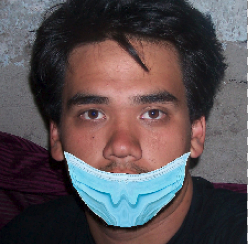
#> input picture testSkripsi/testing/image/im.png, 248 x 244 px, found by its file name
$ python skinDetect.py
#> lines starting #> are read from the running program, lines starting #| are printed output that depends on the picture; after the words box and inside, x2 and y2 are one past the last pixel; in counts of white or black regions, pixels touching at a corner belong together
# Required modules
import cv2
import numpy as np
import matplotlib.pyplot as plt

min_YCrCb = np.array([0, 133, 77], np.uint8)
max_YCrCb = np.array([235, 173, 127], np.uint8)

# Get pointer to video frames from primary device
image = cv2.imread("/home/pandu/Documents/eksperimen/testSkripsi/testing/image/im.png")
#> image is the input picture: shape (244, 248, 3); mean B, G, R 81.7, 78.8, 87.9
imageYCrCb = cv2.cvtColor(image, cv2.COLOR_BGR2YCR_CB)
#> imageYCrCb: shape (244, 248, 3); mean of channels 0, 1, 2 81.9, 132.3, 127.9
skinRegionYCrCb = cv2.inRange(imageYCrCb, min_YCrCb, max_YCrCb)
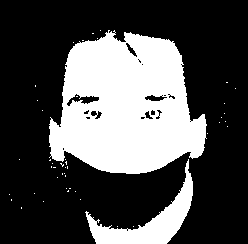
#> skinRegionYCrCb: shape (244, 248); 31% white; 46 white regions (44 under 20 px), largest, box (x1, y1, x2, y2) and area: (49, 30, 207, 174) 16169, (85, 159, 193, 244) 2530
skinYCrCb = cv2.bitwise_and(image, image, mask=skinRegionYCrCb)
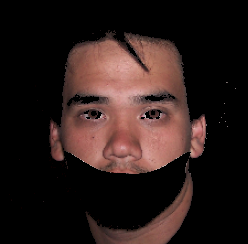
#> skinYCrCb: shape (244, 248, 3); mean B, G, R 26.1, 28.6, 43.1

cv2.imshow("image", image)
cv2.imshow("imageYCrCb", imageYCrCb)
cv2.imshow("skinRegionYCrCb", skinRegionYCrCb)
# cv2.imwrite("/home/pandu/Documents/eksperimen/testSkripsi/testing/image/im2.png",
            # np.hstack([image, skinYCrCb]))

# invertColor = cv2.bitwise_and(image, image, mask=skinRegionYCrCb)

imagem = (255-skinRegionYCrCb)
cv2.imshow("invertColor", imagem)


cv2.waitKey(0)  # waits until a key is pressed
cv2.destroyAllWindows()  # destroys the window showing image
